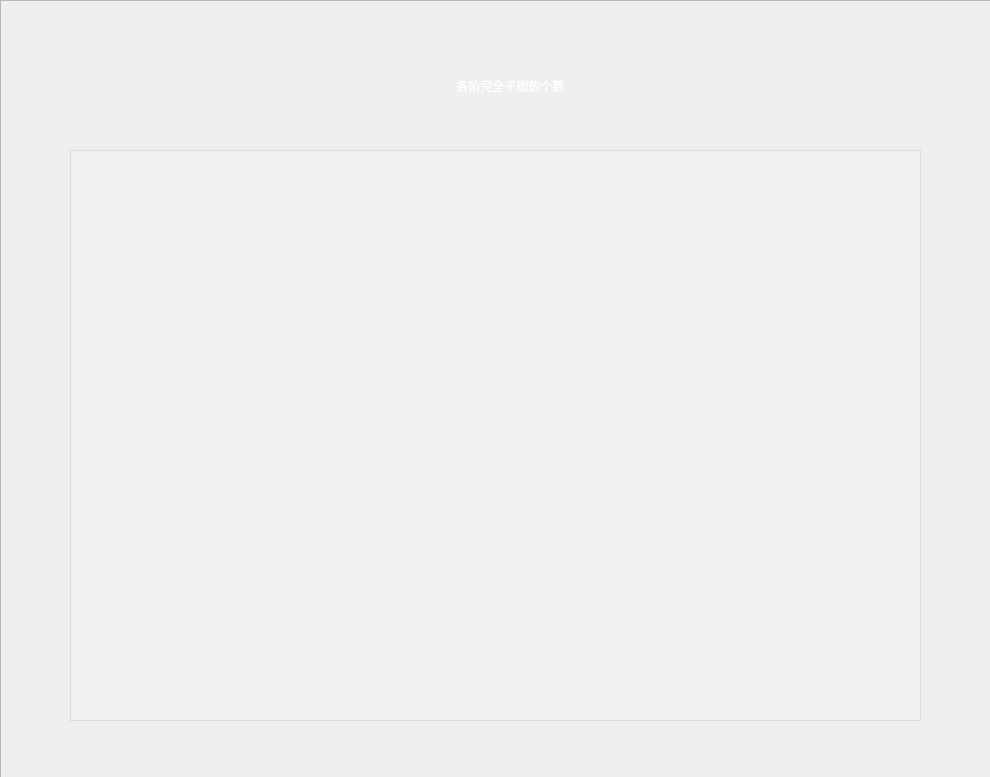
<?xml version="1.0" encoding="UTF-8"?>
<ui version="4.0">
 <class>Cliques_Widget</class>
 <widget class="QWidget" name="Cliques_Widget">
  <property name="geometry">
   <rect>
    <x>0</x>
    <y>0</y>
    <width>990</width>
    <height>777</height>
   </rect>
  </property>
  <property name="windowTitle">
   <string>F5:聚团分析</string>
  </property>
  <widget class="QFrame" name="frame">
   <property name="geometry">
    <rect>
     <x>0</x>
     <y>0</y>
     <width>991</width>
     <height>781</height>
    </rect>
   </property>
   <property name="styleSheet">
    <string notr="true">border-image:url(:/DS_2020_GUI/image/astronomy-clouds-dark-evening.jpg)</string>
   </property>
   <property name="frameShape">
    <enum>QFrame::StyledPanel</enum>
   </property>
   <property name="frameShadow">
    <enum>QFrame::Raised</enum>
   </property>
   <widget class="QLabel" name="f5_title">
    <property name="geometry">
     <rect>
      <x>290</x>
      <y>60</y>
      <width>441</width>
      <height>51</height>
     </rect>
    </property>
    <property name="styleSheet">
     <string notr="true">border-image:url();
color:rgb(255, 255, 255);
font: 20pt &quot;Consolas&quot;;</string>
    </property>
    <property name="text">
     <string>各阶完全子图的个数</string>
    </property>
    <property name="textFormat">
     <enum>Qt::AutoText</enum>
    </property>
    <property name="alignment">
     <set>Qt::AlignCenter</set>
    </property>
   </widget>
   <widget class="QTableView" name="f5_tableView">
    <property name="geometry">
     <rect>
      <x>70</x>
      <y>150</y>
      <width>851</width>
      <height>571</height>
     </rect>
    </property>
    <property name="styleSheet">
     <string notr="true">border-image:url();
background-color:rgba(244,244,244,100)</string>
    </property>
   </widget>
  </widget>
 </widget>
 <resources>
  <include location="DS_2020_GUI.qrc"/>
 </resources>
 <connections/>
</ui>
